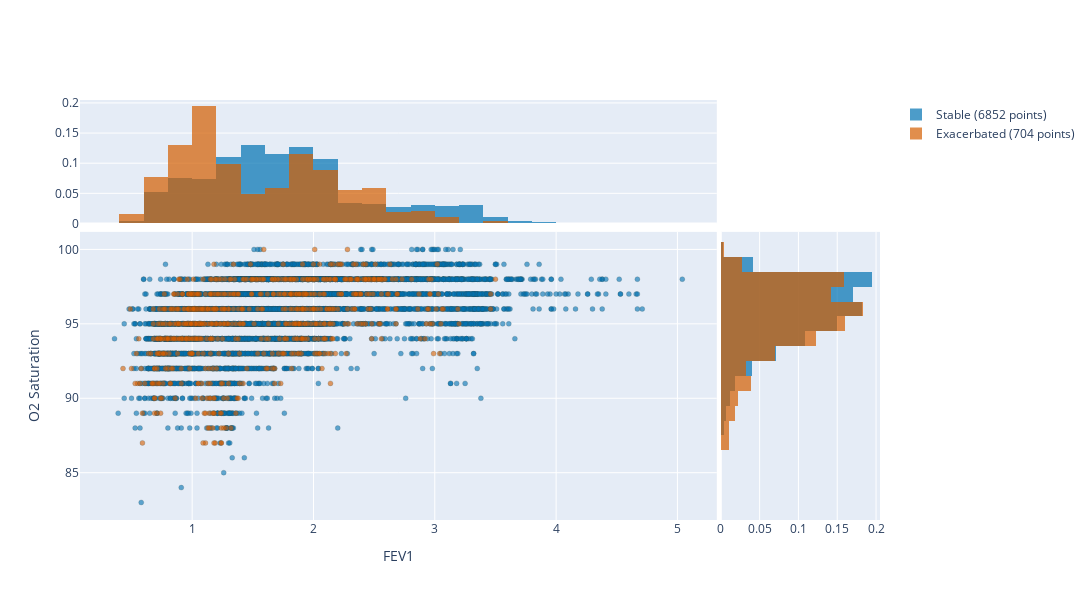
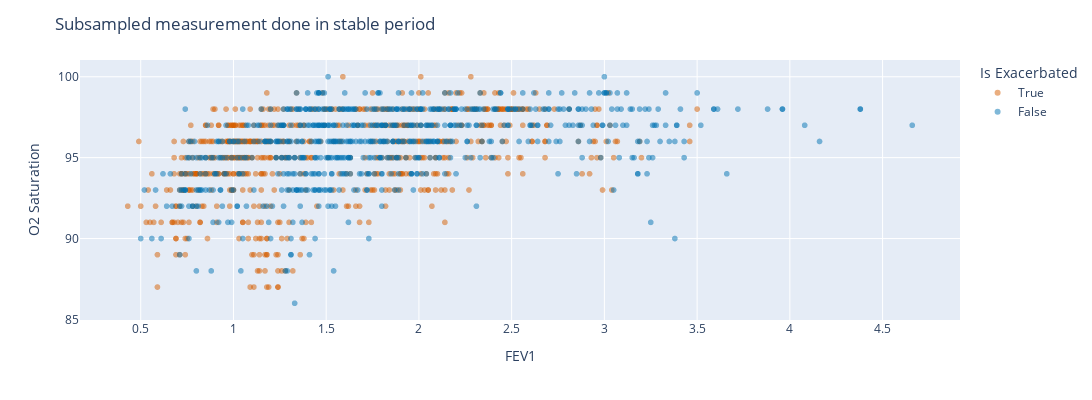

Source (notebook cell) for these figures, in order:
### Markdown cell above
## Summary plot (+ partitioning)

### Code cell
# Add exacerbated labels
# Compute exacerbation labels
# O2_FEV1_processed = compute_ex_labels_from_heuristics(antibioticsdata, patientsdata, O2_FEV1)

# Get exacerbation labels from the predictive classifier
O2_FEV1_processed = merge_pred_ex_labels_to(O2_FEV1, get_pred_ex_labels())

# Smooth
O2_FEV1_processed = smooth(O2_FEV1_processed, ['FEV1', 'FEV1 % Predicted'], mode="max")
O2_FEV1_processed = smooth(O2_FEV1_processed, ['O2 Saturation'], mode="mean")
print("Removed {} nan entries after max smoothing, kept {}".format(O2_FEV1_processed.isna().sum().max(), O2_FEV1_processed.shape[0]))
O2_FEV1_processed.dropna(inplace=True)

# Normalise
O2_FEV1_processed = norm_by_stable_baseline(O2_FEV1_processed,
                                            ['O2 Saturation', 'O2 Saturation smoothed', 'FEV1', 'FEV1 % Predicted', 'FEV1 smoothed', 'FEV1 % Predicted smoothed'])

# Settings
prefix, ex_column, x, y = set_x_y_vars(
      with_predicted_labels=True,
      with_predicted_fev1=False,
      is_smoothed_fev=False,
      is_smoothed_o2=False,
      is_normalised=False,
  )

is_partitioned= False
if not is_partitioned:
  # Plot O2-FEV with respective displots
  fig=plot_o2_fev_with_displots(O2_FEV1_processed, x, y, ex_column)
  fig.show()
  fig.write_image("{}/Ex labels {} {}-{}.pdf".format(plotsdir, prefix, x, y), width=1400, height=600)

  # Plot subsampled O2-FEV scatter
  fig = plot_subsampled_scatter(x, y, O2_FEV1_processed, random_state=7)
  fig.show()
  
else:
  # Use partitioned data. Note that this requires smoothed True and Predicted FEV1 False

  predicted_fev1_thresholds = [2.4, 3.2, 4]

  # Print number of uniaue ID
  print("There are {} different individuals".format(len(O2_FEV1_processed.ID.unique())))

  # Filter by unique ID
  O2_FEV1_processed = O2_FEV1_processed.groupby('ID').filter(lambda l: len(l) > 1)
  # Check if individual's Predicted FEV1 position wrt to groups thresholds
  O2_FEV1_processed['Predicted FEV1 Group'] = O2_FEV1_processed['Predicted FEV1'].apply(lambda l: value_to_group(l, predicted_fev1_thresholds))

  # Create a for loop for each Group
  # parition_variable = 'FEV1 % Predicted smoothed'
  parition_variable = 'Predicted FEV1'

  for fev_group in O2_FEV1_processed[parition_variable + ' Group'].unique():
    mask = O2_FEV1_processed[parition_variable + ' Group'] == fev_group
    # Count patients
    n_patients=len(O2_FEV1_processed[mask].ID.unique())

    # Plot scatter plot using plotly with O2_FEV1_processed[mask], x, y, ex_column with color from get_ex_color() and get_stable_color()
    fig = px.scatter(O2_FEV1_processed[mask], x=x, y=y, color=ex_column, color_discrete_sequence=[get_stable_color(), get_ex_color()])
    # Set x axes range to min max of O2_FEV1_processed[x]
    fig.update_xaxes(range=[O2_FEV1_processed[x].min()*0.95, O2_FEV1_processed[x].max()*1.05])
    fig.update_layout(title="{} patients, {} {}".format(n_patients, parition_variable, fev_group))

    fig.show()
    fig.write_image("{}/Ex labels {} {}-{} group {}.pdf".format(plotsdir, prefix, x, y, fev_group), width=1400, height=600)

# Save O2_FEV1_processed to excel file in plotsdir
O2_FEV1_processed.to_excel(plotsdir + "O2_FEV1_processed.xlsx")

### Figure 1 — Plotly figure (JSON) as saved in the notebook; plotly's stock layout.template omitted (floating-point values rounded to 4 significant figures; data arrays with more than 128 entries replaced by an {"elided": "..."} marker saying what was removed)
{"data": [{"marker": {"color": "rgba(000,114,178,0.6)", "line": {"color": "DarkSlateGrey", "width": 0.2}, "size": 5}, "mode": "markers", "showlegend": false, "type": "scatter", "x": {"elided": "6852 float values"}, "xaxis": "x3", "y": {"elided": "6852 int values"}, "yaxis": "y3"}, {"marker": {"color": "rgba(213,094,000,0.6)", "line": {"color": "DarkSlateGrey", "width": 0.2}, "size": 5}, "mode": "markers", "showlegend": false, "type": "scatter", "x": {"elided": "704 float values"}, "xaxis": "x3", "y": {"elided": "704 int values"}, "yaxis": "y3"}, {"histnorm": "probability", "marker": {"color": "rgba(000,114,178,0.7)"}, "nbinsx": 40, "showlegend": false, "type": "histogram", "x": {"elided": "6852 float values"}, "xaxis": "x", "yaxis": "y"}, {"histnorm": "probability", "marker": {"color": "rgba(213,094,000,0.7)"}, "nbinsx": 27, "showlegend": false, "type": "histogram", "x": {"elided": "704 float values"}, "xaxis": "x", "yaxis": "y"}, {"histnorm": "probability", "marker": {"color": "rgba(000,114,178,0.7)"}, "name": "Stable (6852 points)", "type": "histogram", "xaxis": "x4", "y": {"elided": "6852 int values"}, "yaxis": "y4"}, {"histnorm": "probability", "marker": {"color": "rgba(213,094,000,0.7)"}, "name": "Exacerbated (704 points)", "type": "histogram", "xaxis": "x4", "y": {"elided": "704 int values"}, "yaxis": "y4"}], "layout": {"barmode": "overlay", "height": 600, "width": 1400, "xaxis": {"anchor": "y", "domain": [0, 0.796], "matches": "x3", "showticklabels": false}, "xaxis2": {"anchor": "y2", "domain": [0.801, 1], "matches": "x4", "showticklabels": false}, "xaxis3": {"anchor": "y3", "domain": [0, 0.796], "title": {"text": "FEV1"}}, "xaxis4": {"anchor": "y4", "domain": [0.801, 1]}, "yaxis": {"anchor": "x", "domain": [0.706, 1]}, "yaxis2": {"anchor": "x2", "domain": [0.706, 1], "matches": "y", "showticklabels": false}, "yaxis3": {"anchor": "x3", "domain": [0, 0.686], "title": {"text": "O2 Saturation"}}, "yaxis4": {"anchor": "x4", "domain": [0, 0.686], "matches": "y3", "showticklabels": false}}}

### Figure 2 — Plotly figure (JSON) as saved in the notebook; plotly's stock layout.template omitted (floating-point values rounded to 4 significant figures; data arrays with more than 128 entries replaced by an {"elided": "..."} marker saying what was removed)
{"data": [{"hovertemplate": "Is Exacerbated=True<br>FEV1=%{x}<br>O2 Saturation=%{y}<extra></extra>", "legendgroup": "True", "marker": {"color": "rgba(213,094,000,0.5)", "symbol": "circle"}, "mode": "markers", "name": "True", "showlegend": true, "type": "scattergl", "x": {"elided": "704 float values"}, "xaxis": "x", "y": {"elided": "704 int values"}, "yaxis": "y"}, {"hovertemplate": "Is Exacerbated=False<br>FEV1=%{x}<br>O2 Saturation=%{y}<extra></extra>", "legendgroup": "False", "marker": {"color": "rgba(000,114,178,0.5)", "symbol": "circle"}, "mode": "markers", "name": "False", "showlegend": true, "type": "scattergl", "x": {"elided": "704 float values"}, "xaxis": "x", "y": {"elided": "704 int values"}, "yaxis": "y"}], "layout": {"height": 400, "legend": {"title": {"text": "Is Exacerbated"}, "tracegroupgap": 0}, "margin": {"t": 60}, "title": {"text": "Subsampled measurement done in stable period"}, "width": 1150, "xaxis": {"anchor": "y", "domain": [0, 1], "title": {"text": "FEV1"}}, "yaxis": {"anchor": "x", "domain": [0, 1], "title": {"text": "O2 Saturation"}}}}
